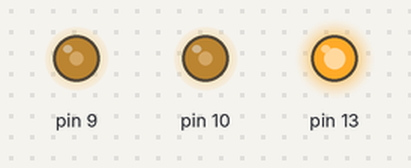
Simulated run of this sketch. Board: Arduino Uno, built with avr-gcc and run on an emulated ATmega328P. Parts: output pins drawn as LEDs (lit = HIGH).

Above: at 0.1 s.
Timing chart, 0 to 1.6 s (numbered marks = the images above):
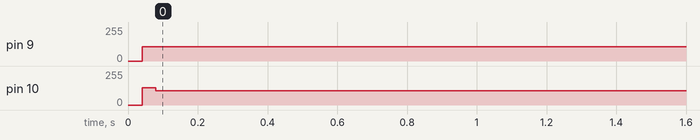

The sketch:

SPWM_inverter.ino
```cpp
#include <avr/io.h>
#include <avr/interrupt.h>

// Look up tables with 200 entries each, normalised to have max value of 1600 which is the period of the PWM loaded into register ICR1.
int lookUp1[] = {
  50 , 100 , 151 , 201 , 250 , 300 , 349 , 398 , 446 , 494 ,
  542 , 589 , 635 , 681 , 726 , 771 , 814 , 857 , 899 , 940 ,
  981 , 1020 , 1058 , 1095 , 1131 , 1166 , 1200 , 1233 , 1264 , 1294 ,
  1323 , 1351 , 1377 , 1402 , 1426 , 1448 , 1468 , 1488 , 1505 , 1522 ,
  1536 , 1550 , 1561 , 1572 , 1580 , 1587 , 1593 , 1597 , 1599 , 1600 ,
  1599 , 1597 , 1593 , 1587 , 1580 , 1572 , 1561 , 1550 , 1536 , 1522 ,
  1505 , 1488 , 1468 , 1448 , 1426 , 1402 , 1377 , 1351 , 1323 , 1294 ,
  1264 , 1233 , 1200 , 1166 , 1131 , 1095 , 1058 , 1020 , 981 , 940 ,
  899 , 857 , 814 , 771 , 726 , 681 , 635 , 589 , 542 , 494 ,
  446 , 398 , 349 , 300 , 250 , 201 , 151 , 100 , 50 , 0 ,
  0 , 0 , 0 , 0 , 0 , 0 , 0 , 0 , 0 , 0 ,
  0 , 0 , 0 , 0 , 0 , 0 , 0 , 0 , 0 , 0 ,
  0 , 0 , 0 , 0 , 0 , 0 , 0 , 0 , 0 , 0 ,
  0 , 0 , 0 , 0 , 0 , 0 , 0 , 0 , 0 , 0 ,
  0 , 0 , 0 , 0 , 0 , 0 , 0 , 0 , 0 , 0 ,
  0 , 0 , 0 , 0 , 0 , 0 , 0 , 0 , 0 , 0 ,
  0 , 0 , 0 , 0 , 0 , 0 , 0 , 0 , 0 , 0 ,
  0 , 0 , 0 , 0 , 0 , 0 , 0 , 0 , 0 , 0 ,
  0 , 0 , 0 , 0 , 0 , 0 , 0 , 0 , 0 , 0 ,
  0 , 0 , 0 , 0 , 0 , 0 , 0 , 0 , 0 , 0
};

int lookUp2[] = {
  0 , 0 , 0 , 0 , 0 , 0 , 0 , 0 , 0 , 0 ,
  0 , 0 , 0 , 0 , 0 , 0 , 0 , 0 , 0 , 0 ,
  0 , 0 , 0 , 0 , 0 , 0 , 0 , 0 , 0 , 0 ,
  0 , 0 , 0 , 0 , 0 , 0 , 0 , 0 , 0 , 0 ,
  0 , 0 , 0 , 0 , 0 , 0 , 0 , 0 , 0 , 0 ,
  0 , 0 , 0 , 0 , 0 , 0 , 0 , 0 , 0 , 0 ,
  0 , 0 , 0 , 0 , 0 , 0 , 0 , 0 , 0 , 0 ,
  0 , 0 , 0 , 0 , 0 , 0 , 0 , 0 , 0 , 0 ,
  0 , 0 , 0 , 0 , 0 , 0 , 0 , 0 , 0 , 0 ,
  0 , 0 , 0 , 0 , 0 , 0 , 0 , 0 , 0 , 0 ,
  50 , 100 , 151 , 201 , 250 , 300 , 349 , 398 , 446 , 494 ,
  542 , 589 , 635 , 681 , 726 , 771 , 814 , 857 , 899 , 940 ,
  981 , 1020 , 1058 , 1095 , 1131 , 1166 , 1200 , 1233 , 1264 , 1294 ,
  1323 , 1351 , 1377 , 1402 , 1426 , 1448 , 1468 , 1488 , 1505 , 1522 ,
  1536 , 1550 , 1561 , 1572 , 1580 , 1587 , 1593 , 1597 , 1599 , 1600 ,
  1599 , 1597 , 1593 , 1587 , 1580 , 1572 , 1561 , 1550 , 1536 , 1522 ,
  1505 , 1488 , 1468 , 1448 , 1426 , 1402 , 1377 , 1351 , 1323 , 1294 ,
  1264 , 1233 , 1200 , 1166 , 1131 , 1095 , 1058 , 1020 , 981 , 940 ,
  899 , 857 , 814 , 771 , 726 , 681 , 635 , 589 , 542 , 494 ,
  446 , 398 , 349 , 300 , 250 , 201 , 151 , 100 , 50 , 0
};


void setup() {
  Serial.begin(9600);
  pinMode(9, OUTPUT);
  digitalWrite(9, HIGH);
  pinMode(10, OUTPUT);
  digitalWrite(10, LOW);


  // Register initilisation, see datasheet for more detail.
  TCCR1A = 0b10100010;
  /*10 clear on match, set at BOTTOM for compA.
    10 clear on match, set at BOTTOM for compB.
    00
    10 WGM1 1:0 for waveform 15.
  */
  TCCR1B = 0b00011001;
  /*000
    11 WGM1 3:2 for waveform 15.
    001 no prescale on the counter.
  */
  TIMSK1 = 0b00000001;
  /*0000000
    1 TOV1 Flag interrupt enable.
  */
  ICR1   = 800;     // Period for 16MHz crystal, for a switching frequency of 100KHz for 200 subdevisions per 50Hz sin wave cycle.
  sei();             // Enable global interrupts.
  DDRB = 0b00000110; // Set PB1 and PB2 as outputs.


  pinMode(13, OUTPUT);
  digitalWrite(13, HIGH);
}

uint32_t pmillis = 0;
float vOUT = 0.0;
float vIN = 0.0;
float R1 = 100000.0;
float R2 = 1000.0;
int value = 0;

float vOUT2 = 0.0;
float vIN2 = 0.0;
float R11 = 10000.0;
float R22 = 3300.0;
int value2 = 0;

void loop() {
  //  if (millis() - pmillis > 2500) {
  //    //    digitalWrite(13, HIGH);
  //    pmillis = millis();
  //
  ////    for (int i = 0; i < 25; i++)
  ////    {
  ////      value = (value + ((5 * analogRead(A4)) / 1024)); // (5 V / 1024 (Analog) = 0.0049) which converter Measured analog input voltage to 5 V Range
  ////      delay(2);
  ////    }
  ////    vOUT = ( value / 25);
  ////    vIN = vOUT / (R2 / (R1 + R2));
  ////    value = 0;
  //
  //    value = analogRead(A4);
  //    vOUT = (value * 5.0) / 1024.0;
  //    vIN = vOUT / (R2 / (R1 + R2));
  //
  //    value2 = analogRead(A0);
  //    vOUT2 = (value2 * 5.0) / 1024.0;
  //    vIN2 = vOUT2 / (R22 / (R11 + R22));
  //
  //
  //    Serial.print("\t AC_Volt: " + String(vIN));
  //    Serial.print("\t BAT_Volt: " + String(vIN2));
  ////    Serial.println("\t Amps: " + String(measureCurrent(A1)));
  //    //    digitalWrite(13, LOW);
  //  }
}

double measureCurrent(int pin)
{
  double Voltage = 0;
  double Current = 0;
  // Voltage is Sensed 1000 Times for precision
  for (int i = 0; i < 25; i++)
  {
    Voltage = (Voltage + ((5 * analogRead(pin)) / 1024)); // (5 V / 1024 (Analog) = 0.0049) which converter Measured analog input voltage to 5 V Range
    delay(2);
  }
  Voltage = ( Voltage / 25);
  Current = ((Voltage - 2.5) / 0.1); // Sensed voltage is converter to current   here offset volt = 2.49 because at 0A , its gives 2.49v and 66 is factor for 30A ACS712 sesnor
  if (Current < 0.2) {
    Current = 0.0;
  }
  return Current;
}


ISR(TIMER1_OVF_vect) {
  static int num;
  // change duty-cycle every period.
  OCR1A = lookUp1[num];
  OCR1B = lookUp2[num];

  if (++num >= 200) { // Pre-increment num then check it's below 200.
    num = 0;       // Reset num.
  }
}
```

Measured:
- by itself, pin 9, pin 10: 0/255 → 106/255 at 0.04 s
